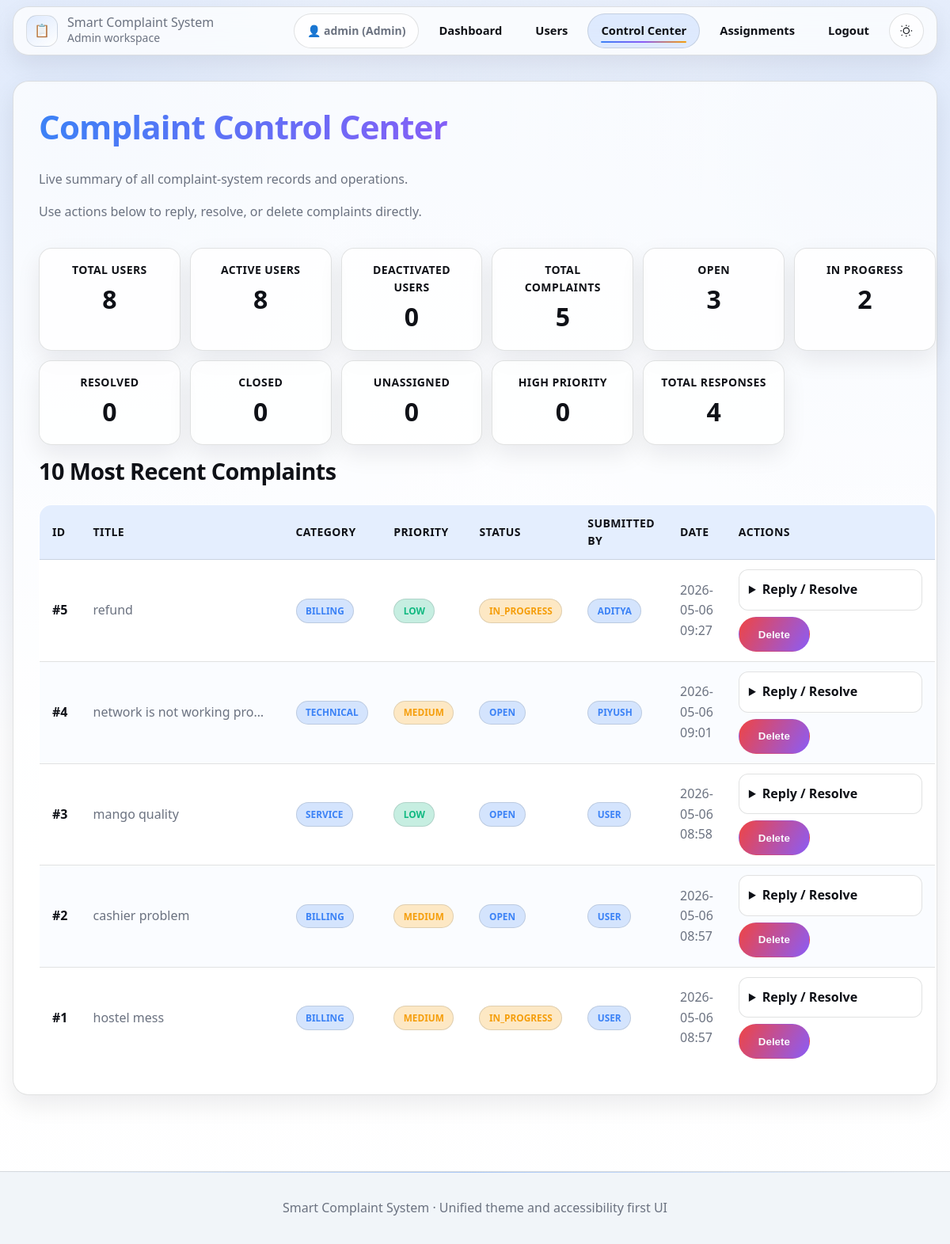
The app's page /admin/database (signed in), older data.
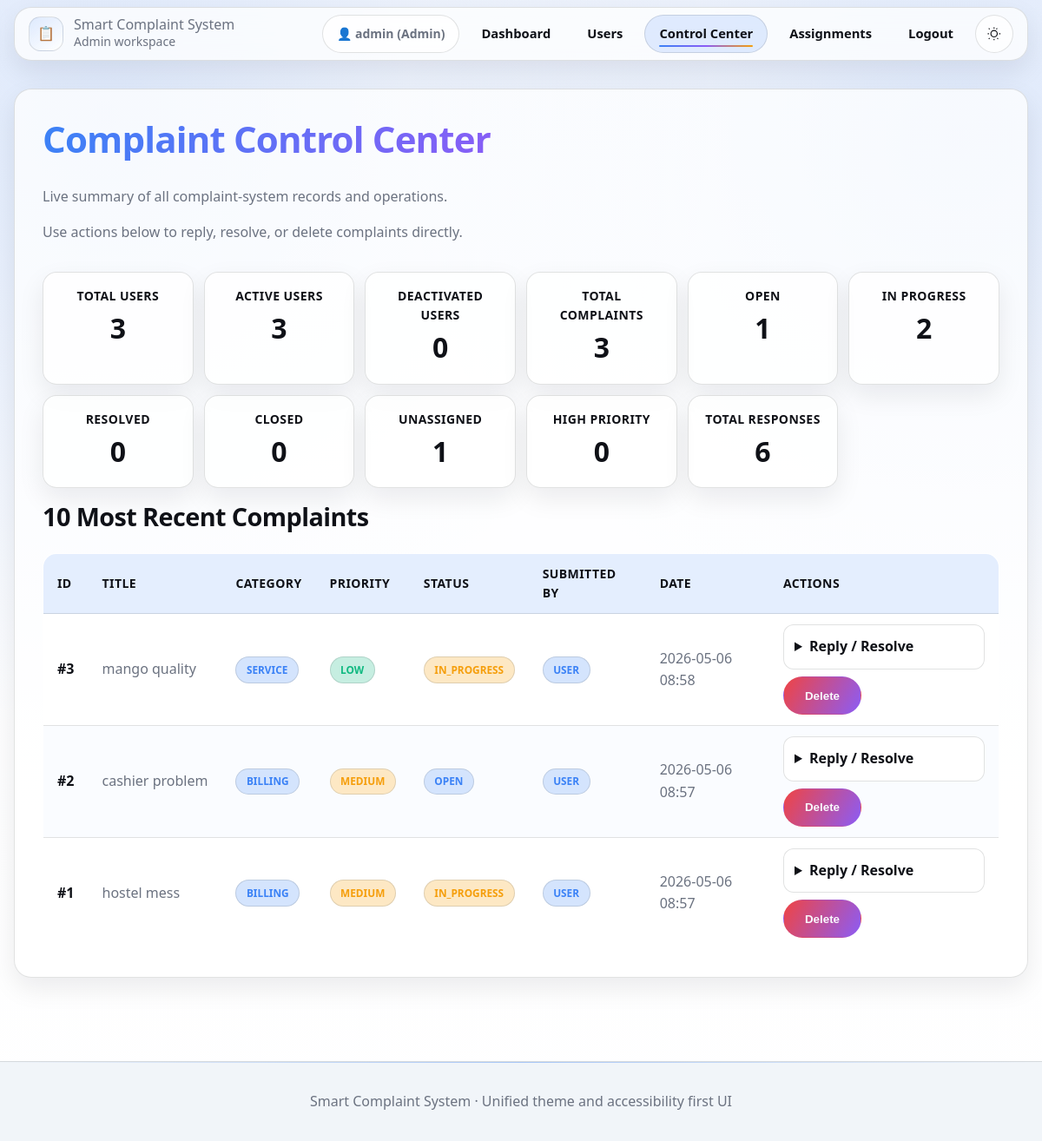
The same page, newer data.
### models.py (models this page shows, shortened)
class User(UserMixin, db.Model):
    __tablename__ = 'users'
    id = db.Column(db.Integer, primary_key=True)
    username = db.Column(db.String(80), unique=True, nullable=False)
    email = db.Column(db.String(120), unique=True, nullable=False)
    password_hash = db.Column(db.String(255), nullable=False)
    role = db.Column(db.String(20), default='user', nullable=False)
    is_active = db.Column(db.Boolean, default=True, nullable=False)
    created_at = db.Column(db.DateTime, default=datetime.utcnow)
    complaints_submitted = db.relationship(
        'Complaint',
        foreign_keys='Complaint.user_id',
        backref='author',
        lazy=True,
        cascade='all, delete-orphan'
    )
    responses_written = db.relationship(
        'Response',
        foreign_keys='Response.author_id',
        backref='response_author',
        lazy=True,
        cascade='all, delete-orphan'
    )
    assigned_complaints = db.relationship(
        'Complaint',
        foreign_keys='Complaint.assigned_to',
        backref='manager',
        lazy=True
    )

class Complaint(db.Model):
    __tablename__ = 'complaints'
    id = db.Column(db.Integer, primary_key=True)
    user_id = db.Column(db.Integer, db.ForeignKey('users.id'), nullable=False)
    title = db.Column(db.String(200), nullable=False)
    description = db.Column(db.Text, nullable=False)
    category = db.Column(db.String(50), default='General')
    priority = db.Column(db.String(20), default='medium')
    sentiment = db.Column(db.String(20), default='neutral')
    status = db.Column(db.String(20), default='open')
    ai_response = db.Column(db.Text, default='')
    internal_notes = db.Column(db.Text, nullable=True)
    assigned_to = db.Column(db.Integer, db.ForeignKey('users.id'), nullable=True)
    created_at = db.Column(db.DateTime, default=datetime.utcnow)
    resolved_at = db.Column(db.DateTime, nullable=True)
    rating = db.Column(db.Integer, nullable=True)
    responses = db.relationship('Response', backref='complaint', lazy=True, cascade='all, delete-orphan')

### app.py (the view)
@app.route('/admin/database')
@login_required
def admin_database():
    if current_user.role != 'admin':
        flash('❌ Unauthorized!', 'error')
        return redirect(url_for('index'))
    total_users = User.query.count()
    active_users = User.query.filter_by(is_active=True).count()
    inactive_users = User.query.filter_by(is_active=False).count()
    total_complaints = Complaint.query.count()
    open_complaints = Complaint.query.filter_by(status='open').count()
    in_progress_complaints = Complaint.query.filter_by(status='in_progress').count()
    resolved_complaints = Complaint.query.filter_by(status='resolved').count()
    closed_complaints = Complaint.query.filter_by(status='closed').count()
    unassigned_complaints = Complaint.query.filter(Complaint.assigned_to == None).count()
    high_priority_complaints = Complaint.query.filter_by(priority='high').count()
    total_responses = Response.query.count()
    recent_complaints = Complaint.query.order_by(Complaint.created_at.desc()).limit(10).all()
    return render_template(
        'admin/database.html',
        total_users=total_users,
        active_users=active_users,
        inactive_users=inactive_users,
        total_complaints=total_complaints,
        open_complaints=open_complaints,
        in_progress_complaints=in_progress_complaints,
        resolved_complaints=resolved_complaints,
        closed_complaints=closed_complaints,
        unassigned_complaints=unassigned_complaints,
        high_priority_complaints=high_priority_complaints,
        total_responses=total_responses,
        recent_complaints=recent_complaints
    )

### app.py (called while the page is built)
@login_manager.user_loader
def load_user(user_id):
    return User.query.get(int(user_id))

### templates/admin/database.html (shortened to what this page needs)
{% extends "base.html" %}
{% block content %}
<div class="content control-center-page">
  <div class="page-header">
    <h1 data-animate>Complaint Control Center</h1>
    <p data-animate style="--delay: 80ms;">Live summary of all complaint-system records and operations.</p>
    <p class="mb-4" data-animate style="--delay: 120ms;">Use actions below to reply, resolve, or delete complaints directly.</p>
  </div>
  <div class="stats-grid" data-animate style="--delay: 160ms;">
    <article class="stat-card"><div class="stat-label">Total Users</div><div class="stat-number">{{ total_users }}</div></article>
    <article class="stat-card"><div class="stat-label">Active Users</div><div class="stat-number">{{ active_users }}</div></article>
    <article class="stat-card"><div class="stat-label">Deactivated Users</div><div class="stat-number">{{ inactive_users }}</div></article>
    <article class="stat-card"><div class="stat-label">Total Complaints</div><div class="stat-number">{{ total_complaints }}</div></article>
    <article class="stat-card"><div class="stat-label">Open</div><div class="stat-number">{{ open_complaints }}</div></article>
    <article class="stat-card"><div class="stat-label">In Progress</div><div class="stat-number">{{ in_progress_complaints }}</div></article>
    <article class="stat-card"><div class="stat-label">Resolved</div><div class="stat-number">{{ resolved_complaints }}</div></article>
    <article class="stat-card"><div class="stat-label">Closed</div><div class="stat-number">{{ closed_complaints }}</div></article>
    <article class="stat-card"><div class="stat-label">Unassigned</div><div class="stat-number">{{ unassigned_complaints }}</div></article>
    <article class="stat-card"><div class="stat-label">High Priority</div><div class="stat-number">{{ high_priority_complaints }}</div></article>
    <article class="stat-card"><div class="stat-label">Total Responses</div><div class="stat-number">{{ total_responses }}</div></article>
  </div>
  <section data-animate style="--delay: 220ms;">
    <h2>10 Most Recent Complaints</h2>
    {% if recent_complaints %}
    <div class="table-wrapper">
      <table>
        <thead>
          <tr>
            <th>ID</th>
            <th>Title</th>
            <th>Category</th>
            <th>Priority</th>
            <th>Status</th>
            <th>Submitted By</th>
            <th>Date</th>
            <th>Actions</th>
          </tr>
        </thead>
        <tbody>
          {% for complaint in recent_complaints %}
          <tr>
            <td><strong>#{{ complaint.id }}</strong></td>
            <td title="{{ complaint.title }}" class="truncate">{{ complaint.title }}</td>
            <td><span class="badge user">{{ complaint.category }}</span></td>
            <td><span class="priority-badge priority-{{ complaint.priority }}">{{ complaint.priority }}</span></td>
            <td><span class="status-badge status-{{ complaint.status }}">{{ complaint.status }}</span></td>
            <td><span class="badge user">{{ complaint.author.username }}</span></td>
            <td>{{ complaint.created_at.strftime('%Y-%m-%d %H:%M') }}</td>
            <td>
              <div class="action-stack">
                <details class="action-details">
                  <summary>Reply / Resolve</summary>
                </details>
                <form method="POST" action="{{ url_for('admin_database_complaint_action', complaint_id=complaint.id) }}" onsubmit="return confirm('Delete this complaint permanently? This cannot be undone.');">
                  <button type="submit" name="action" value="delete" class="btn btn-danger">Delete</button>
                </form>
              </div>
            </td>
          </tr>
          {% endfor %}
        </tbody>
      </table>
    </div>
    {% else %}
    <div class="empty-state">No complaints found in the database yet.</div>
    {% endif %}
  </section>
</div>
{% endblock %}

### templates/base.html (shortened to what this page needs)
<!doctype html>
<html lang="en" data-theme="light">
  <head>
  </head>
  <body>
    <div class="navbar-wrap">
      <header class="navbar" aria-label="Primary navigation">
        <a href="{{ url_for('index') }}" class="brand">
          <span class="brand-logo" aria-hidden="true">📋</span>
          <span>
            <p class="brand-title">Smart Complaint System</p>
            <p class="brand-sub">
              {% if current_user.is_authenticated %}
                {{ current_user.role.title() }} workspace
              {% else %}
                Public access
              {% endif %}
            </p>
          </span>
        </a>
        <div class="navbar-links">
          {% if current_user.is_authenticated %}
            <span class="user-info">👤 {{ current_user.username }} ({{ current_user.role.title() }})</span>
            {% if current_user.role == 'admin' %}
              <a href="{{ url_for('admin_dashboard') }}" class="nav-link {% if request.path.startswith(url_for('admin_dashboard')) %}active{% endif %}">Dashboard</a>
              <a href="{{ url_for('admin_users') }}" class="nav-link {% if request.path.startswith(url_for('admin_users')) %}active{% endif %}">Users</a>
              <a href="{{ url_for('admin_database') }}" class="nav-link {% if request.path.startswith(url_for('admin_database')) %}active{% endif %}">Control Center</a>
              <a href="{{ url_for('admin_assignments') }}" class="nav-link {% if request.path.startswith(url_for('admin_assignments')) %}active{% endif %}">Assignments</a>
            {% elif current_user.role == 'manager' %}
              <a href="{{ url_for('manager_dashboard') }}" class="nav-link {% if request.path.startswith(url_for('manager_dashboard')) %}active{% endif %}">Queue</a>
              <a href="{{ url_for('manager_team') }}" class="nav-link {% if request.path.startswith(url_for('manager_team')) %}active{% endif %}">Team</a>
            {% endif %}
            <a href="{{ url_for('logout') }}" class="nav-link">Logout</a>
          {% endif %}
          <button type="button" class="theme-toggle" id="themeToggle" aria-label="Toggle color theme" aria-pressed="false">
            <svg class="theme-icon sun" viewBox="0 0 24 24" fill="none" aria-hidden="true">
              <path d="M12 4V2m0 20v-2m8-8h2M2 12h2m12.95 6.95l1.41 1.41M3.64 3.64l1.41 1.41m11.9-1.41l-1.41 1.41M5.05 18.95l-1.41 1.41M12 17a5 5 0 100-10 5 5 0 000 10z" stroke="currentColor" stroke-width="1.6" />
            </svg>
          </button>
        </div>
      </header>
    </div>
    <main class="container page-enter">
      {% block content %}{% endblock %}
    </main>
    <footer class="footer">
      <div class="footer-divider"></div>
      <div class="footer-inner">Smart Complaint System · Unified theme and accessibility first UI</div>
    </footer>
  </body>
</html>

### templates/admin/database.html (style rules this page uses)
.control-center-page { display: grid; gap: var(--space-4); }
.stats-grid { display: grid; grid-template-columns: repeat(auto-fit, minmax(170px, 1fr)); gap: var(--space-3); }
.stat-card { border: 1px solid var(--border-soft); border-radius: var(--radius-lg); background: var(--bg-surface); box-shadow: var(--shadow-soft); padding: var(--space-4); text-align: center; }
.stat-number { font-size: clamp(1.4rem, 2.8vw, 2rem); font-weight: 800; color: var(--text-primary); }
.stat-label { font-size: var(--text-caption-size); text-transform: uppercase; letter-spacing: 0.03em; font-weight: 700; }
.truncate { max-width: 16rem; white-space: nowrap; overflow: hidden; text-overflow: ellipsis; }
.action-stack { display: grid; gap: var(--space-2); min-width: 14.5rem; }
.action-details { border: 1px solid var(--border-soft); border-radius: var(--radius-md); background: var(--bg-surface-strong); padding: var(--space-3); }
.action-details summary { cursor: pointer; font-weight: 800; color: var(--text-primary); }

Row changes from the older to the newer data that the page shows:
removed Complaint: id "5", title "refund", category "BILLING", priority "LOW", status "IN_PROGRESS", author.username "ADITYA", created_at "2026-05-06 09:27"
removed Complaint: id "4", title "network is not working pro…", category "TECHNICAL", priority "MEDIUM", status "OPEN", author.username "PIYUSH", created_at "2026-05-06 09:01"
changed Complaint "mango quality": status "OPEN" → "IN_PROGRESS"
Text that changed along with them:
{{ total_users }}: "8" → "3"
{{ active_users }}: "8" → "3"
{{ total_complaints }}: "5" → "3"
{{ open_complaints }}: "3" → "1"
{{ unassigned_complaints }}: "0" → "1"
{{ total_responses }}: "4" → "6"
